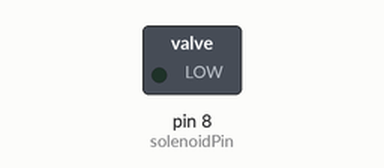
Simulated run of this sketch. Board: Arduino Uno, built with avr-gcc and run on an emulated ATmega328P. Shown: switched loads named in the sketch (green lamp = pin HIGH). Dashed ring = blinking.

Above: at 0.5 s.
Timing chart, 0 to 3.0 s (numbered marks = the images above):
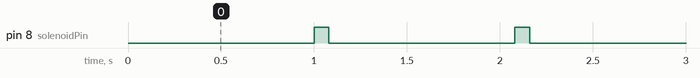

Measured:
- by itself, pin 8 (solenoidPin): alternates HIGH for 0.08 s and LOW for 1.0 s

The sketch:

lib_solenoid.ino
```cpp
/*
アウトプットライブラリ_ソレノイド
ソレノイドを制御する
*/

const int solenoidPin = 8;

void setup() {
  pinMode(solenoidPin, OUTPUT);
}

void loop() {
    digitalWrite(solenoidPin, LOW); // ソレノイドOFF
    delay(1000);
    digitalWrite(solenoidPin, HIGH); // ソレノイドON
    delay(80);
}
```
